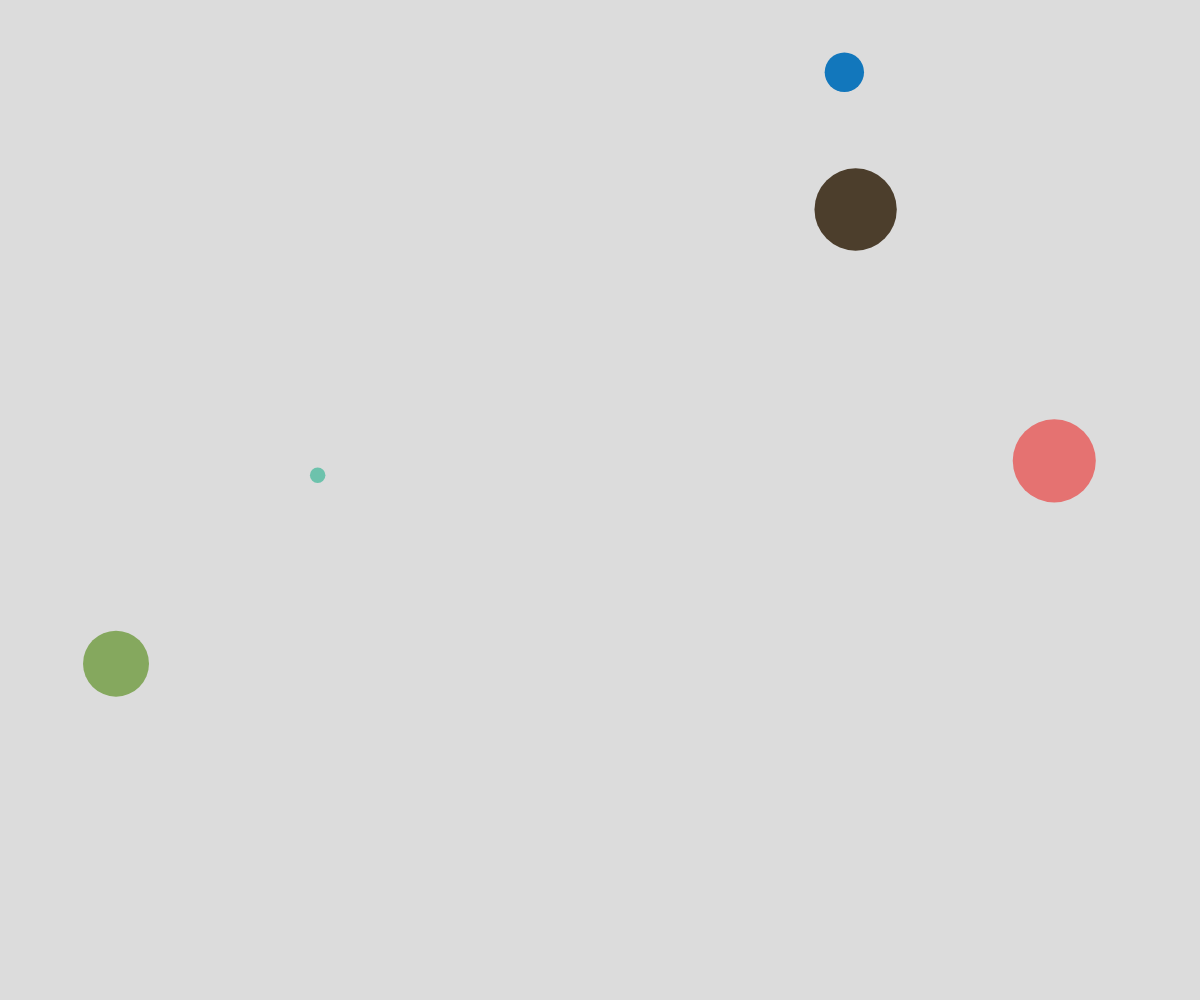
Frame 1 (no input)
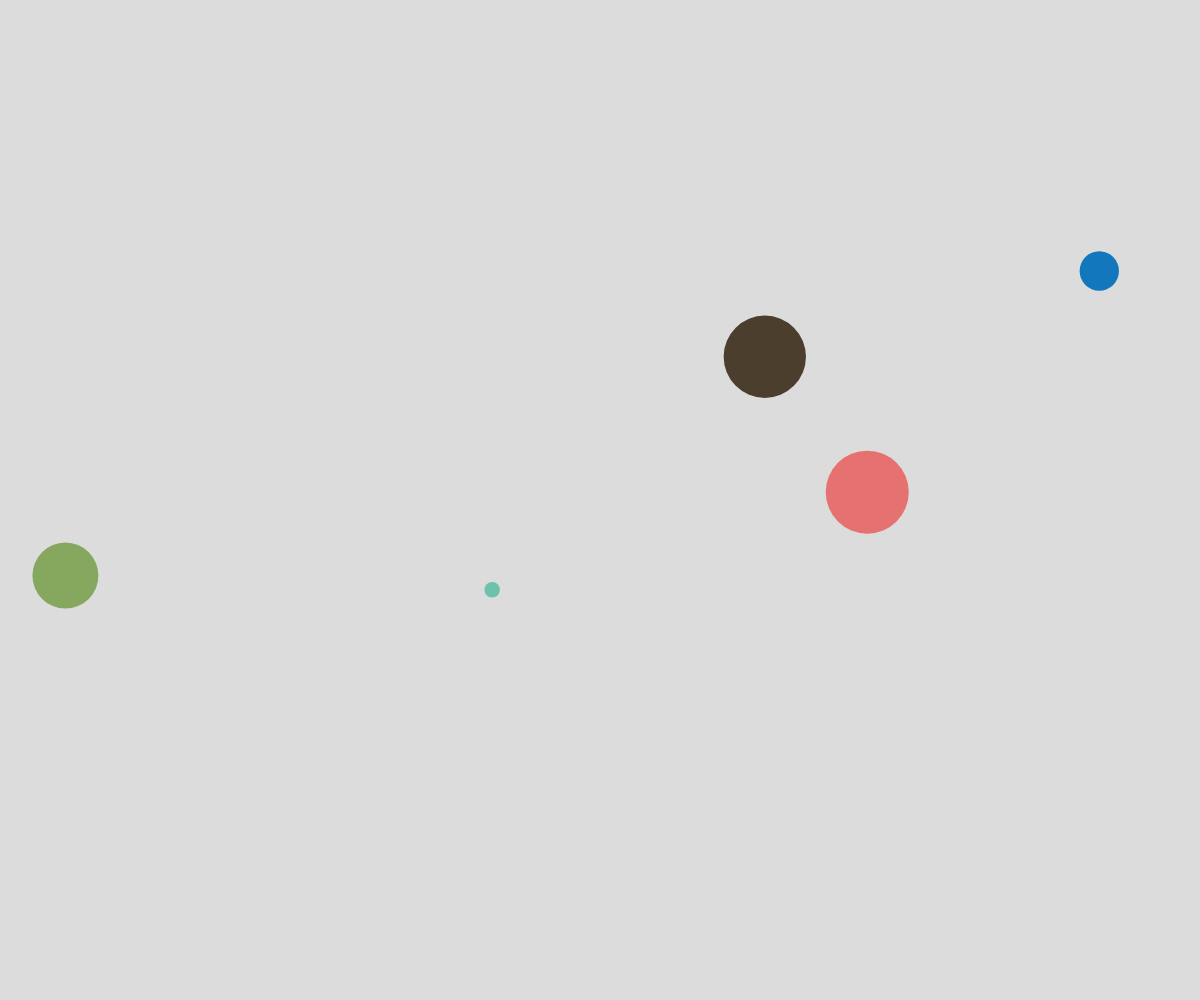
Frame 60 (no input)
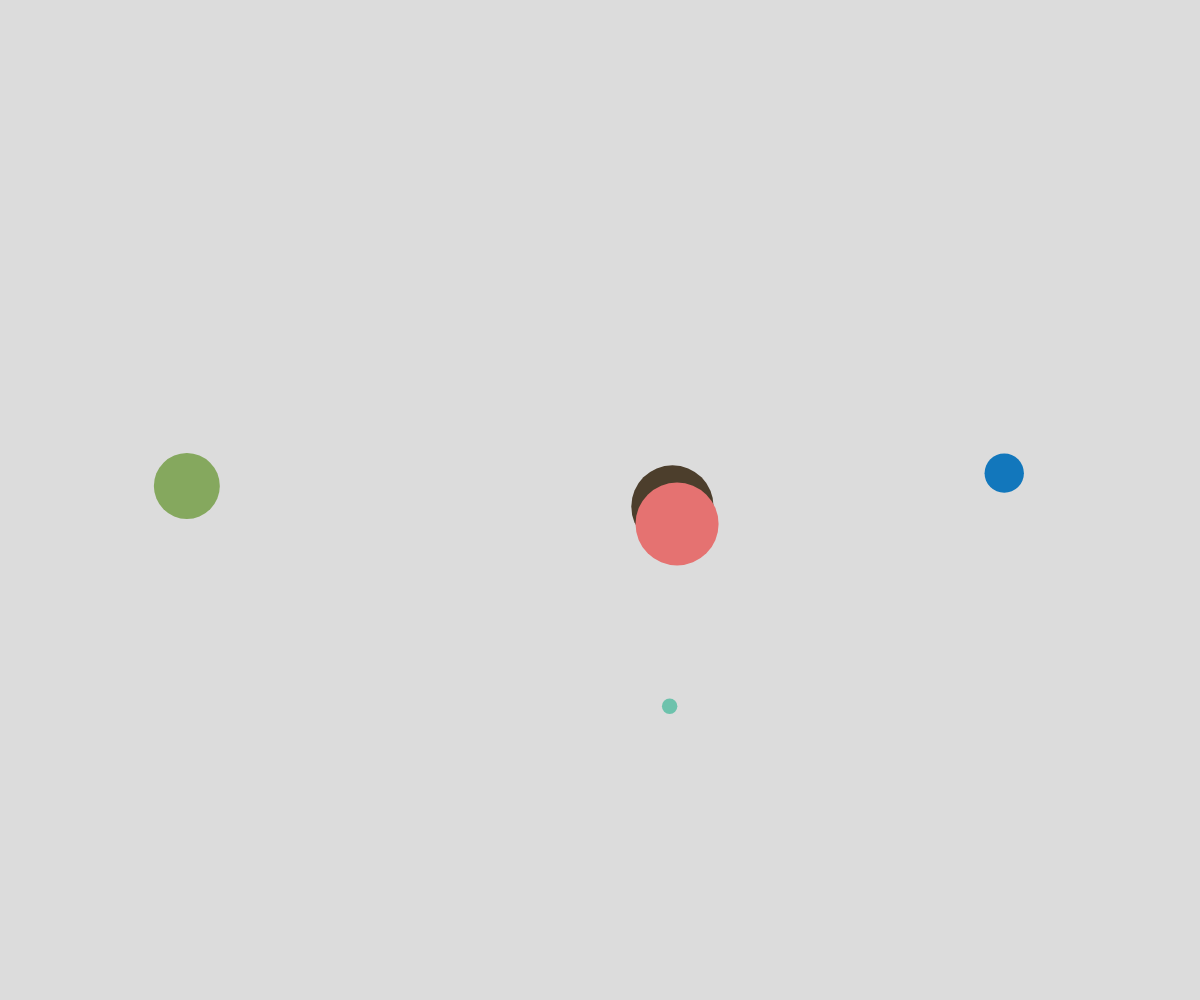
Frame 120 (the mouse pressed at the canvas centre since frame 60)

The p5.js sketch that drew these frames (run headless with seeded random() and noise() and a simulated clock; from frame 60 on, the mouse is pressed at the canvas centre):

// p5.js sketch
// ── sketch.js
// Final - Ball oop
// Katharine C
// Jan 27
//

class Ball {
  constructor(x, y) {
    this.x = x;
    this.y = y; 
    this.dy = random(-5, 5);
    this.dx = random(-5, 5);
    this.radius = random(5, 50);
    this.r = random(255);
    this.g = random(255);
    this.b = random(255);
    this.colour = color(this.r, this.g, this.b);

    // reset circle origin if the circle will be drawn overlapping with a screen edge
    while (this.x < this.radius || this.x > width - this.radius) {
      this.x = random(width);
    }
    while (this.y < this.radius || this.y > height - this.radius) {
      this.y = random(height);
    }
  }

  display() {
    fill(this.colour);
    noStroke();
    circle(this.x, this.y, this.radius*2);
  }

  update() {
    // move
    this.x += this.dx;
    this.y += this.dy;

    // bounce off edges
    if (this.x < this.radius || this.x > width - this.radius) {
      this.dx *= -1;
    }
    if (this.y <= this.radius || this.y > height - this.radius) {
      this.dy *= -1;
    }
  }

  checkIfPointInsideBall(x, y) {
    // return true if x and y are inside ball
    if (x > this.x - this.radius && x < this.x + this.radius && y > this.y - this.radius && y < this.y + this.radius) {
      return true;
    }
  }
}

let theBalls = [];
let clicked;

function setup() {
  createCanvas(windowWidth, windowHeight);
  // create 5 balls and push into array
  for (let i = 0; i < 5; i++) {
    let b = new Ball(random(width), random(height));
    theBalls.push(b);
  }
}

function draw() {
  background(220);
  // display current balls
  for (let i = 0; i<theBalls.length; i++) {
    theBalls[i].update();
    theBalls[i].display();
  }
}

function keyPressed() {
  // create new ball on keypress + push up to array
  let b = new Ball(random(width), random(height));
  theBalls.push(b);
}

function mousePressed() {
  // if click on ball, delete ball from array
  for (let i = theBalls.length -1; i>0; i--) {
    if (theBalls[i].checkIfPointInsideBall(mouseX, mouseY)) {
      theBalls.splice(i, 1);
    }
  }
}
